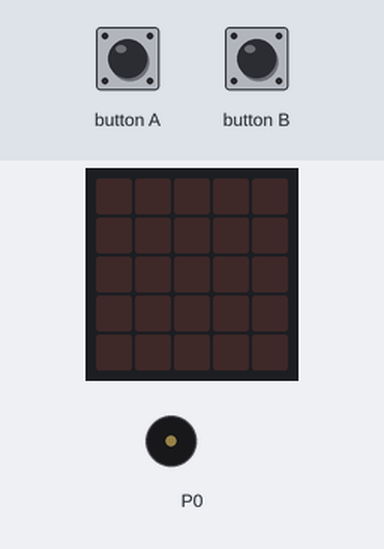
Simulated run of this program. Board: BBC micro:bit (MakeCode). Parts: the board's 5×5 LED display, buzzer (waves = sounding). The inputs (shaded band) are chosen by the test bench.

Above: at 1.2 s.
1.3 s: button A pressed for 0.15 s
At 1.7 s:
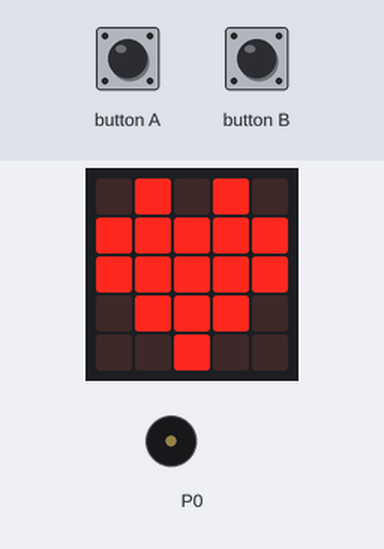
At 2.24 s:
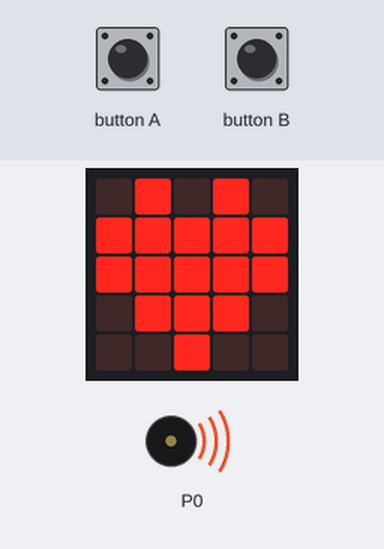
4.3 s: button B pressed for 0.15 s
At 6.4 s:
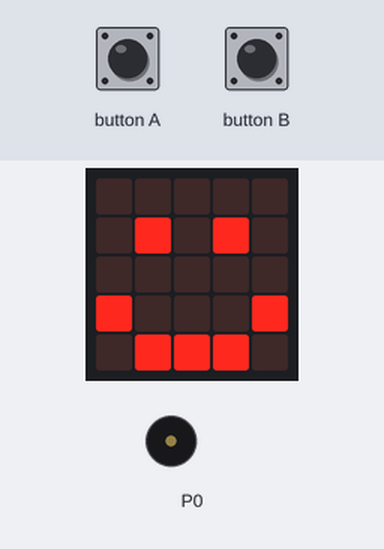
Timing chart, 0 to 7.9 s (numbered marks = the images above; inputs shaded):
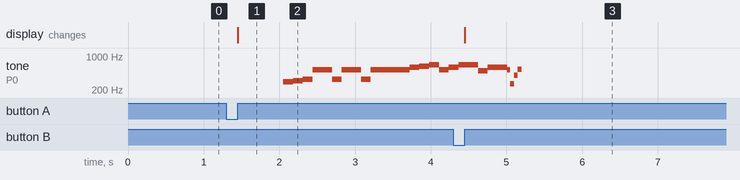

The program:

main.ts
```typescript
input.onButtonPressed(Button.A, function () {
    basic.showIcon(IconNames.Heart)
    music.startMelody(music.builtInMelody(Melodies.Entertainer), MelodyOptions.Once)
})
input.onButtonPressed(Button.B, function () {
    basic.showIcon(IconNames.Happy)
    music.playSoundEffect(music.createSoundEffect(WaveShape.Sine, 200, 600, 255, 0, 150, SoundExpressionEffect.None, InterpolationCurve.Linear), SoundExpressionPlayMode.UntilDone)
})
basic.forever(function () {

})
```

test.ts
```typescript
// 테스트는 여기로 이동합니다; 이 패키지가 확장으로 사용될 때 컴파일되지 않을 것 입니다.
```

Measured:
- after the input at 1.3 s, tone on P0: plays 294 Hz for 0.13 s, 311 Hz for 0.13 s, 330 Hz for 0.13 s, 523 Hz for 0.26 s, 330 Hz for 0.13 s, 523 Hz for 0.26 s … (13 notes in this stretch), starting after 0.75 s; the display: changes after 0.15 s (image 1)
- after the input at 4.3 s, the display: changes after 0.15 s (image 3)
